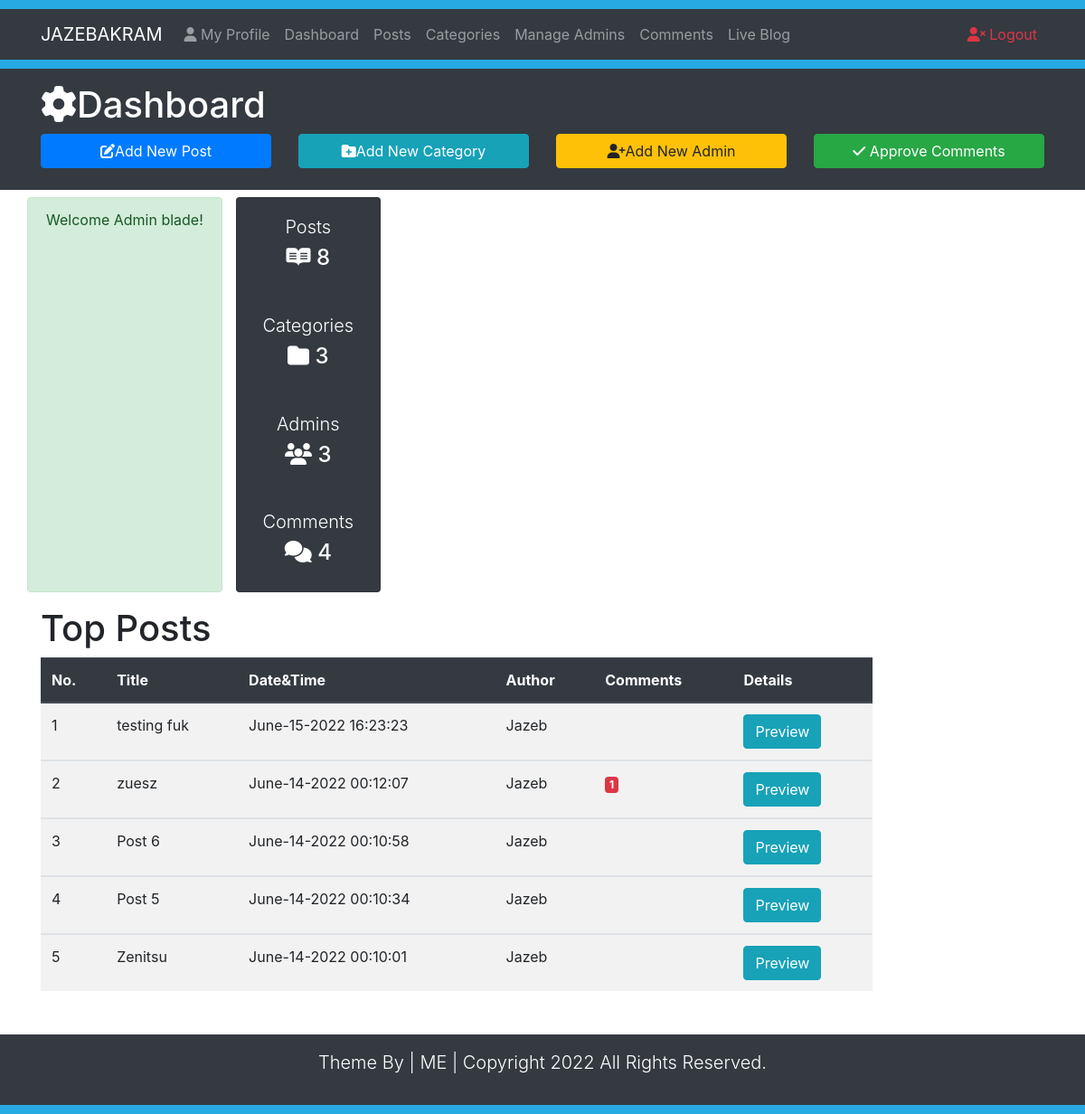
The page /dashboard.php (signed in) on the database its author committed.
### tables this page shows
CREATE TABLE `posts` (
  `id` int(10) NOT NULL AUTO_INCREMENT,
  `datetime` varchar(50) DEFAULT NULL,
  `title` varchar(300) DEFAULT NULL,
  `category` varchar(50) DEFAULT NULL,
  `author` varchar(50) DEFAULT NULL,
  `image` varchar(50) DEFAULT NULL,
  `post` varchar(10000) DEFAULT NULL,
  PRIMARY KEY (`id`)
);

### dashboard.php (the view, shortened to what this page needs)
<?php require_once "includes/DB.php"; ?>
<?php require_once "includes/functions.php"; ?>
<?php require_once "includes/sessions.php"; ?>
<!DOCTYPE html>
<html lang="es">
<head>
   <link rel="stylesheet" href="https://cdn.jsdelivr.net/npm/bootstrap@4.2.1/dist/css/bootstrap.min.css">
   <link rel="stylesheet" href="css/styles.css">
</head>
<body>
   <div style="height:10px; background:#27aae1"></div>
   <nav class="navbar navbar-expand-lg navbar-dark bg-dark">
      <div class="container">
         <a href="#" class="navbar-brand">JAZEBAKRAM</a>
         <div id="navbarcollapseCMS" class="collapse navbar-collapse">
            <ul class="navbar-nav mr-auto">
               <li class="nav-item">
                  <a href="MyProfile.php" class="nav-link"> <i class="fa-solid fa-user"></i> My Profile</a>
               </li>
               <li class="nav-item">
                  <a href="Dashboard.php" class="nav-link">Dashboard</a>
               </li>
               <li class="nav-item">
                  <a href="poset.php" class="nav-link">Posts</a>
               </li>
               <li class="nav-item">
                  <a href="categories.php" class="nav-link">Categories</a>
               </li>
               <li class="nav-item">
                  <a href="admin.php" class="nav-link">Manage Admins</a>
               </li>
               <li class="nav-item">
                  <a href="comment.php" class="nav-link">Comments</a>
               </li>
               <li class="nav-item">
                  <a href="Blog.php?page=1" class="nav-link">Live Blog</a>
               </li>
            </ul>
            <ul class="navbar-nav ml-auto">
               <li class="nav-item"><a href="Logout.php" class="nav-link text-danger"> <i class="fa-solid fa-user-times"></i> Logout</a></li>
            </ul>
         </div>
      </div>
   </nav>
   <div style="height:10px; background:#27aae1"></div>
   <header class="bg-dark text-white py-3">
      <div class="container">
         <div class="row">
            <div class="col-md-12">
               <h1><i class="fa-solid fa-cog" style="color:27aae1;"></i>Dashboard</h1>
            </div>
            <div class="col-lg-3 mb-2">
               <a class="btn btn-primary btn-block" href="addnewpost.php"><i class="fa-solid fa-edit"></i>Add New Post</a>
            </div>
            <div class="col-lg-3 mb-2">
               <a class="btn btn-info btn-block" href="categories.php"><i class="fa-solid fa-folder-plus"></i>Add New Category </a>
            </div>
            <div class="col-lg-3 mb-2">
               <a class="btn btn-warning btn-block" href="admin.php"><i class="fa-solid fa-user-plus"></i>Add New Admin</a>
            </div>
            <div class="col-lg-3">
               <a class="btn btn-success btn-block" href="comment.php"><i class="fa-solid fa-check"></i> Approve Comments</a>
            </div>
         </div>
      </div>
   </header>
   <section class="container py-2 mb-4">
      <div class="row">
            <?php
               echo SuccessMessage();
            ?>
            <div class="col-lg-2">
               <div class="card text-center bg-dark text-white mb-3">
                  <div class="card-body">
                     <h1 class="lead">Posts</h1>
                     <h4 class="display-5"><i class="fa-brands fa-readme"></i>
                     </h4>
                  </div>
                  <div class="card-body">
                     <h1 class="lead">Categories</h1>
                     <h4 class="display-5"><i class="fa-solid fa-folder"></i>
                     </h4>
                  </div>
                  <div class="card-body">
                     <h1 class="lead">Admins</h1>
                     <h4 class="display-5"><i class="fa-solid fa-users"></i>
                     </h4>
                  </div>
                  <div class="card-body">
                     <h1 class="lead">Comments</h1>
                     <h4 class="display-5"><i class="fa-solid fa-comments"></i>
                     </h4>
                  </div>
               </div>
            </div>
           <div class="col-lg-10">
               <h1>Top Posts</h1>
               <table class="table table-striped table-hover">
                  <thead class="thead-dark">
                     <tr>
                        <th>No.</th>
                        <th>Title</th>
                        <th>Date&Time</th>
                        <th>Author</th>
                        <th>Comments</th>
                        <th>Details</th>
                     </tr>
                  </thead>
                  <?php
                     $SrNo=0;
                     $sql = "SELECT * FROM posts ORDER BY id desc LIMIT 0,5";
                     $stmt=$ConnectingDB->query($sql);
                     while ($DataRows=$stmt->fetch()) {
                        $PostID=$DataRows["id"];
                        $DateTime=$DataRows["datetime"];
                        $Author=$DataRows["author"];
                        $Title=$DataRows["title"];
                        $SrNo++;
                  ?>
                     <tbody>
                        <tr>
                           <td><?php echo $SrNo; ?></td>
                           <td><?php echo $Title; ?></td>
                           <td><?php echo $DateTime; ?></td>
                           <td><?php echo $Author; ?></td>
                           <td>
                                 <?php
                                    $Total = DisAppCommAccPos($PostID);
                                    if ($Total>0) {
                                    ?>
                                       <span class="badge badge-danger">
                                       <?php echo $Total; ?>
                                       </span>
                                       <?php } ?>
                           </td>
                           <td><a target="_blank" href="FullPost.php?id=<?php echo $PostID; ?>"><span class="btn btn-info">Preview</span></a></td>
                        </tr>
                     </tbody>
                     <?php } ?>
               </table>
            </div>
      </div>
   </section>
   <footer class="bg-dark text-white py-3">
      <div class="container">
         <div class="row">
            <div class="col">
               <p class="lead text-center">Theme By | ME | Copyright <span id="year"></span> All Rights Reserved.</p>
            </div>
         </div>
      </div>
   </footer>
   <div style="height:10px; background:#27aae1"></div>
</body>
</html>

### rows shown on the page
posts: title "testing fuk", datetime "June-15-2022 16:23:23", author "Jazeb"
posts: title "zuesz", datetime "June-14-2022 00:12:07", author "Jazeb", Total "1"
posts: title "Post 6", datetime "June-14-2022 00:10:58", author "Jazeb"
posts: title "Post 5", datetime "June-14-2022 00:10:34", author "Jazeb"
posts: title "Zenitsu", datetime "June-14-2022 00:10:01", author "Jazeb"

### other values the page prints
SuccessMessage() "Welcome Admin blade!"
$TotalPosts "8"
$TotalCategory "3"
$TotalAdmin "3"
$TotalComment "4"
